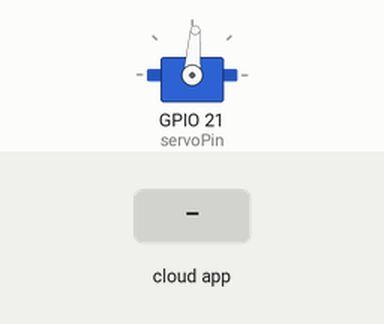
The sketch below on a simulated ESP32. Parts: servo. Inputs (shaded band) come from the test bench. WiFi joins after 1.5 s; servers stay silent unless stated; what the sketch prints to the serial monitor is not drawn.

Above: at 2.7 s.
2.8 s: the phone or cloud app sets swim to 1
Timing chart, 0 to 58.3 s (numbered marks = the images above; inputs shaded):
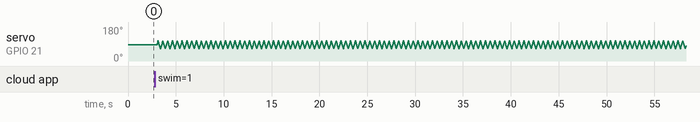

The sketch:

FishBot_IoT_Test_oct25a.ino
```cpp
#include "arduino_secrets.h"
/*
  Sketch generated by the Arduino IoT Cloud Thing "Untitled"
  https://create.arduino.cc/cloud/things/86e4ac2b-4066-4b8c-bdc2-4c6e88748a00

  Arduino IoT Cloud Variables description

  The following variables are automatically generated and updated when changes are made to the Thing

  bool swim;

  Variables which are marked as READ/WRITE in the Cloud Thing will also have functions
  which are called when their values are changed from the Dashboard.
  These functions are generated with the Thing and added at the end of this sketch.
*/

// Import Libraries
#include <ESP32Servo.h>
#include "thingProperties.h"

// Create Servo Object
Servo myservo;

// Important Physical System Constants
const int neutral_pos = 86; // [deg] empirically-determined neutral position of the servomotor
const int servoPin = 21;

void setup() {
  // Initialize serial and wait for port to open:
  Serial.begin(9600);
  // This delay gives the chance to wait for a Serial Monitor without blocking if none is found
  delay(1500);

  // Defined in thingProperties.h
  initProperties();

  // Connect to Arduino IoT Cloud
  ArduinoCloud.begin(ArduinoIoTPreferredConnection);

  /*
     The following function allows you to obtain more information
     related to the state of network and IoT Cloud connection and errors
     the higher number the more granular information you’ll get.
     The default is 0 (only errors).
     Maximum is 4
 */
  setDebugMessageLevel(2);
  ArduinoCloud.printDebugInfo();

  // Attach and connect to servo
  ESP32PWM::allocateTimer(0);
  ESP32PWM::allocateTimer(1);
  ESP32PWM::allocateTimer(2);
  ESP32PWM::allocateTimer(3);
  myservo.setPeriodHertz(50);    // standard 50 hz servo
  myservo.attach(servoPin, 500, 2400); // attaches the servo on pin 18 to the servo object
  myservo.write(neutral_pos);
}

void loop() {
  ArduinoCloud.update();
  // Your code here
  if (swim) {
    swim_cycle(20, 2); // (amplitude [deg], freq [Hz])
  }
}


/*
  Since Swim is READ_WRITE variable, onSwimChange() is
  executed every time a new value is received from IoT Cloud.
*/
void onSwimChange()  {
  // Add your code here to act upon Swim change
}

/*
   FUNCTION for one complete swim cycle at given frequency/amplitude
 */
 void swim_cycle(int amplitude, unsigned long freq) {
  unsigned long period = 1000.0 / freq; // [ms]
  Serial.println(period);
  move_tail(neutral_pos, neutral_pos+amplitude, period/4);
  move_tail(neutral_pos+amplitude, neutral_pos-amplitude, period/2);
  move_tail(neutral_pos-amplitude, neutral_pos, period/4);
 }

 /*
 * FUNCTION to move from position A to B in given time
 */
void move_tail(int A, int B, unsigned long MOVING_TIME) {
  unsigned long moveStartTime = millis(); // time when start moving
  unsigned long progress = 0;
  long angle;

  while (progress <= MOVING_TIME) {
    progress = millis() - moveStartTime;
    angle = map(progress, 0, MOVING_TIME, A, B);
    //Serial.println(angle);
    myservo.write(angle);
  }
}
```

arduino_secrets.h
```cpp
#define SECRET_SSID ""
#define SECRET_OPTIONAL_PASS ""
#define SECRET_DEVICE_KEY ""
```

thingProperties.h
```cpp
// Code generated by Arduino IoT Cloud, DO NOT EDIT.

#include <ArduinoIoTCloud.h>
#include <Arduino_ConnectionHandler.h>

const char DEVICE_LOGIN_NAME[]  = "bc19c614-1add-4405-975d-7fb4b0b0f1da";

const char SSID[]               = SECRET_SSID;    // Network SSID (name)
const char PASS[]               = SECRET_OPTIONAL_PASS;    // Network password (use for WPA, or use as key for WEP)
const char DEVICE_KEY[]  = SECRET_DEVICE_KEY;    // Secret device password

void onSwimChange();

bool swim;

void initProperties(){

  ArduinoCloud.setBoardId(DEVICE_LOGIN_NAME);
  ArduinoCloud.setSecretDeviceKey(DEVICE_KEY);
  ArduinoCloud.addProperty(swim, READWRITE, ON_CHANGE, onSwimChange);

}

WiFiConnectionHandler ArduinoIoTPreferredConnection(SSID, PASS);
```
